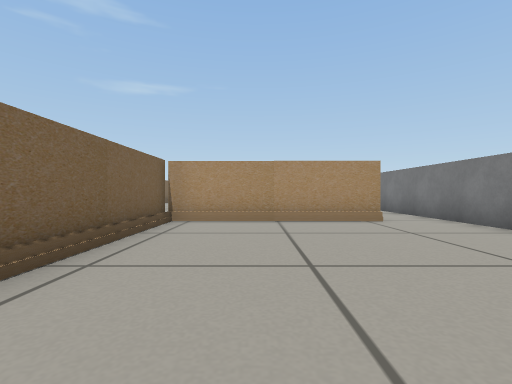
View 1 (above)

16 first-person views from a walk through a Gazebo world. The camera is 0.33 m above the floor, looks level and sees 85° across. The floor is counted in squares, 0.5 m on a side. Each view is taken from the middle of a square. On the plan, view 1 faces up. The plan holds only what a view shows up to about 9 squares ahead; the rest is blank. The robots in the file are not drawn.

View 2
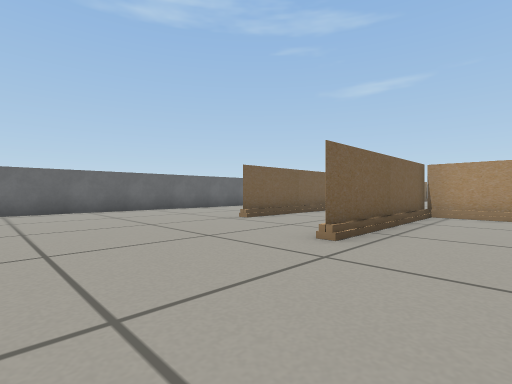

View 3
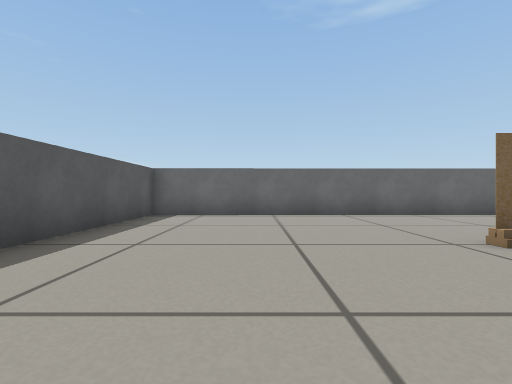

View 4
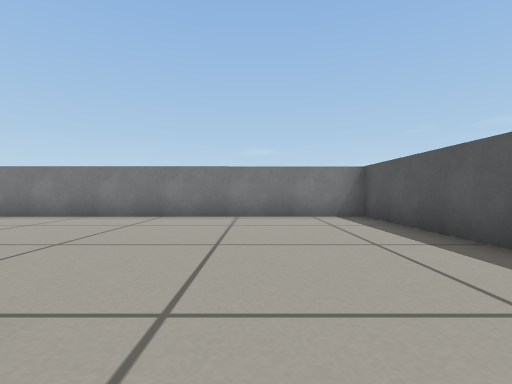

View 5
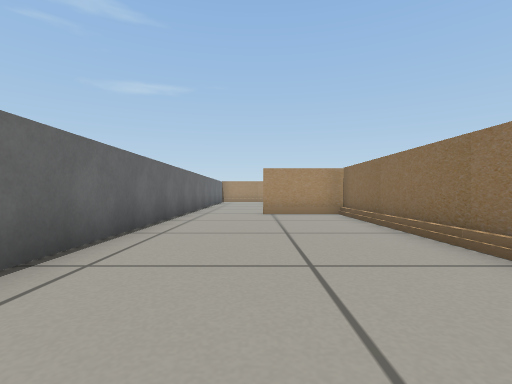

View 6
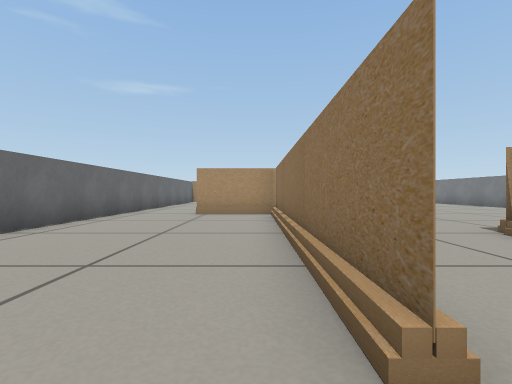

View 7
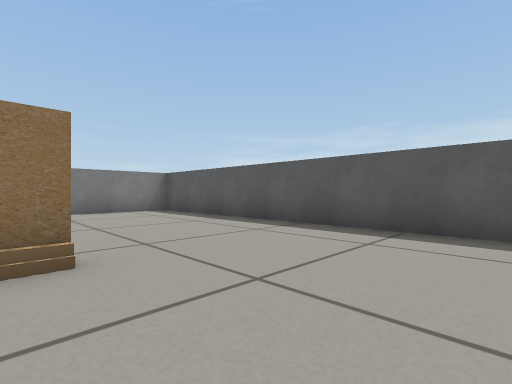

View 8
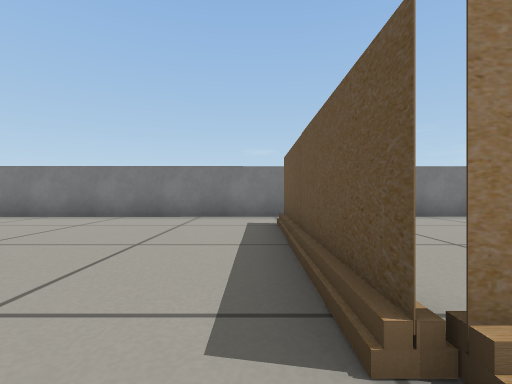

View 9
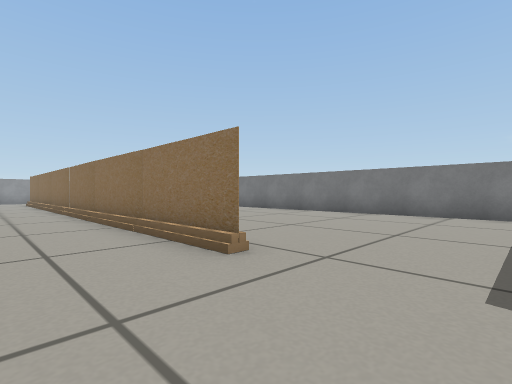

View 10
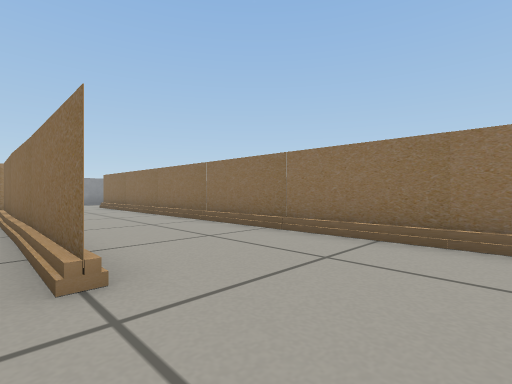

View 11
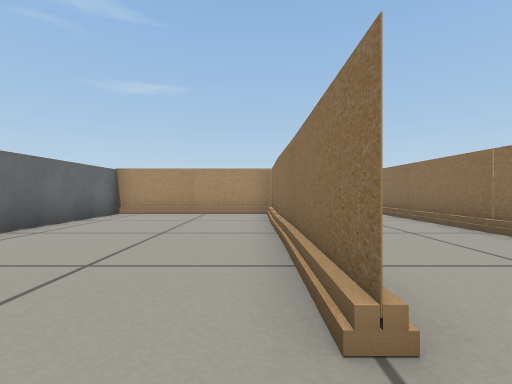

View 12
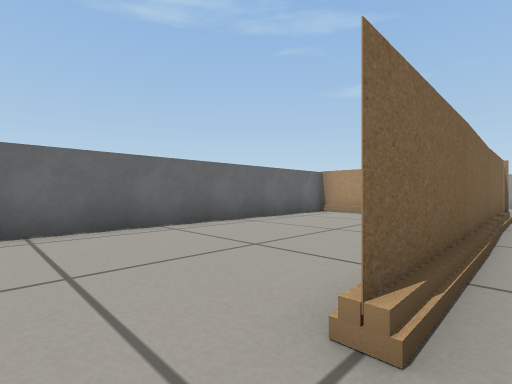

View 13
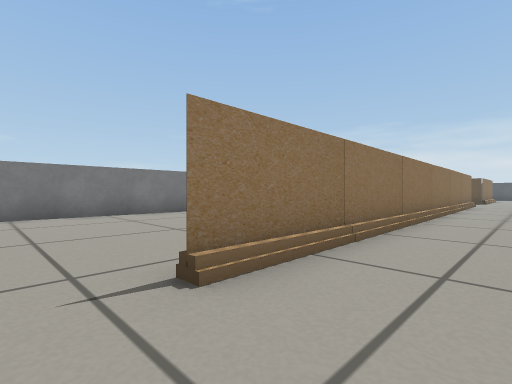

View 14
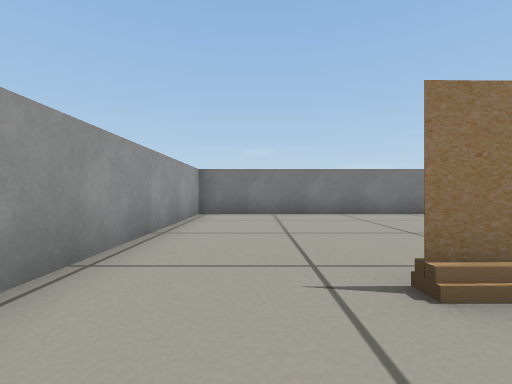

View 15
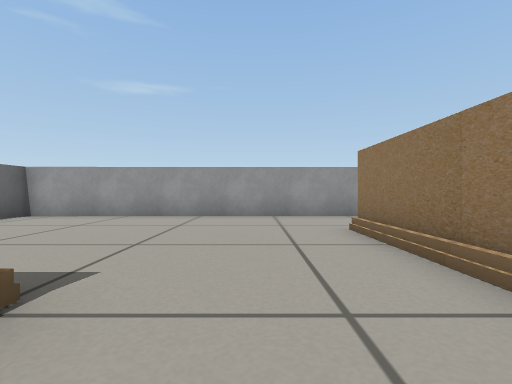

View 16
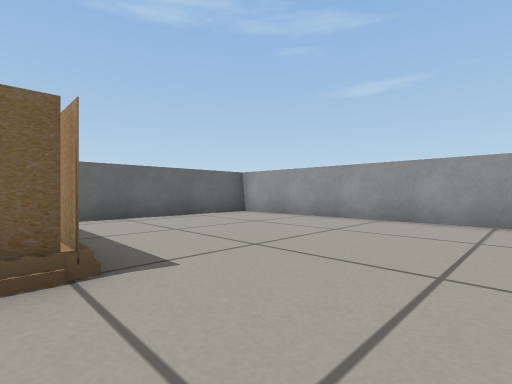

### Floor plan
Points are (right, up) in squares from view 1. A wall is a line through its corners. A room is listed if a view was taken in it or the views show most of it. See-through windows are left out.
Room 1 (views 1, 2, 3, 4, 5, 6, 7)
walls: (-5.4, 2.9) (-5.4, 10.4) (-7.9, 10.4); (2.9, 6.4) (-2, 6.4) (-2, 1.4); (-10.2, 10.4) (-10.1, -3) (4.5, -2.9) (4.5, 5.5)
low walls: (2.6, 6.3) (0.4, 6.3)
ways out: opening at (-3.5, 2.5) to room 2; opening at (3.5, 6) to room 2; opening at (-8.5, 10) to room 3
Room 2 (views 8, 9, 13, 14, 15, 16)
walls: (-2, 12.5) (-2.2, 24); (-5.5, 20.7) (-5.5, 13); (4.4, 19.9) (4.3, 26.7) (-10.3, 26.6) (-10.3, 20.9); (-2, 9.3) (-2, 10.5); (-1.9, 6.1) (-1.9, 6.4) (2.8, 6.4); (-5.5, 5.3) (-5.5, 2.9); (4.5, 5.5) (4.4, 13.9); (-1.9, 1.4) (-1.9, 1.9)
low walls: (-5.3, 5.5) (-5.3, 2.9)
ways out: opening at (-3.5, 2.5) to room 1; opening at (3.5, 6) to room 1; opening at (-3.5, 10) to room 3; opening at (-3.5, 13.5) to room 3
Room 3 (views 10, 11, 12)
walls: (-5.4, 13) (-5.4, 18); (-5.4, 18.1) (-5.4, 18.6); (-5.4, 18.8) (-5.4, 20.5) (-10.3, 20.5); (-2, 10.5) (-2, 12.5); (-10.3, 20.9) (-10.2, 10.4)
low walls: (-5.6, 13) (-5.6, 17.9)
ways out: opening at (-8.5, 10) to room 1; opening at (-3.5, 10) to room 2; opening at (-3.5, 13.5) to room 2

Where each view was taken, in squares from view 1:
view 1: 0 up, 0 right, facing up
view 2: 2 down, 0 right, facing up-left
view 3: 0 up, 2 left, facing left
view 4: 0 up, 3 left, facing right
view 5: 2 up, 8 left, facing up
view 6: 2 up, 6 left, facing up
view 7: 2 up, 5 left, facing down-right
view 8: 7 up, 3 left, facing right
view 9: 7 up, 4 left, facing up-right
view 10: 11 up, 6 left, facing up-right
view 11: 12 up, 6 left, facing up
view 12: 12 up, 5 left, facing up-left
view 13: 25 up, 4 left, facing down-right
view 14: 25 up, 4 left, facing right
view 15: 19 up, 4 left, facing up
view 16: 20 up, 3 left, facing up-left
